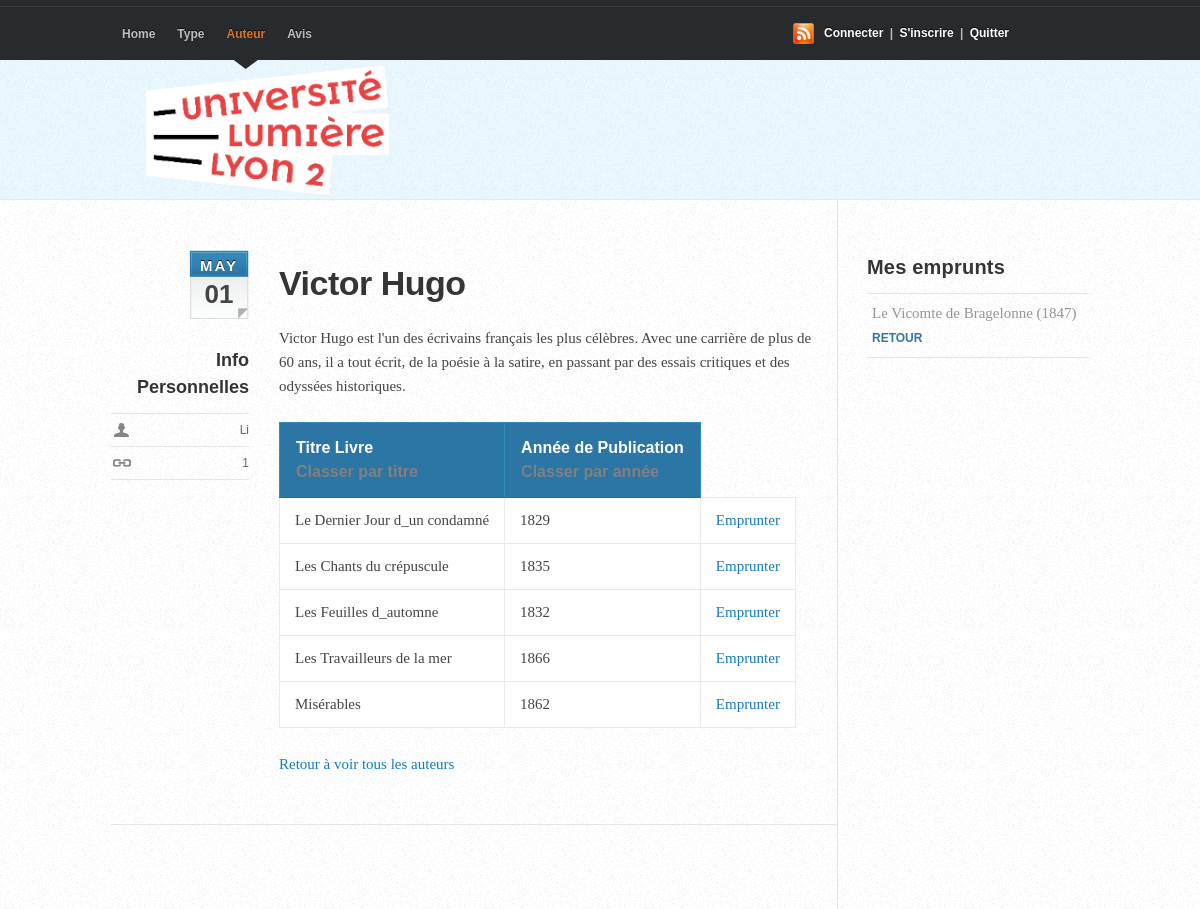
Screenshot of /pages/auteur2.php?IdAuteur=1 (signed in) with the database file from the repository.
### tables this page shows
CREATE TABLE `Auteur` (
  `IdAuteur` int(11) NOT NULL,
  `nomAuteur` varchar(20) NOT NULL,
  `prenomAuteur` varchar(20) NOT NULL,
  `introAuteur` longtext NOT NULL
);

CREATE TABLE `Livre` (
  `IdLivre` int(11) NOT NULL,
  `titreLivre` varchar(100) NOT NULL,
  `anneePubli` int(11) NOT NULL,
  `IdType` int(11) NOT NULL,
  `IdAuteur` int(11) NOT NULL
);

### pages/auteur2.php (the view, shortened to what this page needs)
<?php
    $IdEtu = $_SESSION['IdEtu'];
?>
<!DOCTYPE html>
 <html>
<head>
    <link rel="stylesheet" type="text/css" media="screen" href="CoolBlue11/css/coolblue.css" />
</head>
<body Id="top">
<div Id="header-wrap"><header>
 	<hgroup>
        <h1><a href="index.php">Bienvenue!</a></h1>
    </hgroup>
    <nav>
		<ul>
			<li><a href="index.php">Home</a><span></span></li>
			<li><a href="type1.php">Type</a><span></span></li>
			<li Id="current"><a href="auteur1.php">Auteur</a><span></span></li>
			<li><a href="avis1.php">Avis</a><span></span></li>
		</ul>
	</nav>
    <div class="subscribe">
	<a href="connexion1.php">Connecter</a> | <a href="inscrire1.php">S'inscrire</a> | <a href="deconnexion.php">Quitter</a>
    </div>
</header></div>
<div Id="content-wrap">
    <div Id="content" class="clearfix">
        <div Id="main">
      	    <article class="post">
      		    <div class="primary">
                  <?php
                  if (isset($_SESSION['IdEtu']) && isset($_SESSION['nomEtu'])) {
                        $conn = mysqli_connect("localhost", "root", "");
                        mysqli_select_db($conn, "forum_db_yufei_sandra");
                        if(isset($_GET['IdAuteur'])) {
                            $IdAuteur = $_GET['IdAuteur'];
                            $req = "SELECT * FROM Auteur WHERE IdAuteur = $IdAuteur;";
                            $res = mysqli_query($conn, $req);
                            while ($row = mysqli_fetch_array($res)) {
                                echo '<div class="author-info">';
                                echo '<p><h2>'. $row['nomAuteur'] . ' ' . $row['prenomAuteur'] .'</h2></p>';
                                echo '<p><h5>'. $row['introAuteur'] .'</h5></p>';
                                echo '</div>';
                            }
                        }
                    } else{
                        echo "Veuillez vous connecter avant de visualiser les informations sur l'auteur";
                    }
                    ?>
					 <?php
					$conn = mysqli_connect("localhost", "root", "");
					mysqli_select_db($conn, "forum_db_yufei_sandra");
                    if(isset($_GET['IdAuteur'])) {
                        $IdAuteur = $_GET['IdAuteur'];
                        $orderBy = "titreLivre";
                        $req = "SELECT IdAuteur,IdLivre, titreLivre, anneePubli FROM Livre WHERE IdAuteur = $IdAuteur ORDER BY $orderBy;";
                        $res = mysqli_query($conn, $req);
                        echo '<table>';
                        echo '<tr><th>Titre Livre<a href="auteur2.php?IdAuteur=' . $IdAuteur . '&sort=titre" style="color: gray;"></br>Classer par titre</a></th>
                                  <th>Année de Publication <a href="auteur2.php?IdAuteur=' . $IdAuteur . '&sort=annee" style="color: gray;"></br>Classer par année</a></th></tr>';
                        while ($row = mysqli_fetch_array($res)) {
                            echo '<tr>';
                            echo '<td>' . $row['titreLivre'] . '</td>';
                            echo '<td>' . $row['anneePubli'] . '</td>';
                            $reqCheck = 'SELECT * FROM Emprunter WHERE IdEtu = '.$_SESSION['IdEtu'].' AND IdLivre = ' . $row['IdLivre'] . ' AND retourne = false;';
                            $resCheck = mysqli_query($conn, $reqCheck);
                            $isBorrowed = mysqli_num_rows($resCheck);
                            if ($isBorrowed == 1 ) {
                                echo '<td><a href="retourner1.php?IdLivre=' . $row['IdLivre'] . '&titreLivre=' . $row['titreLivre'] . '&IdAuteur=' . $row['IdAuteur'] . '">Retour</a></td>';
                            }else if($isBorrowed == 0) {
                                echo '<td><a href="emprunter1.php?IdLivre=' . $row['IdLivre'] . '&titreLivre=' . $row['titreLivre'] . '&IdAuteur=' . $row['IdAuteur'] . '">Emprunter</a></td>';
                            }
                            echo '</tr>';
                        }
                        echo '</table>';
                    }
					?>
                    <a href="auteur1.php">Retour à voir tous les auteurs</a>
                </div>
                <aside>
            	    <p class="dateinfo"><?php echo date('M')?><span><?php echo date('d')?></span></p>
               	    <div class="post-meta">
                  	    <h4>Info Personnelles</h4>
                     	<ul>
						 <?php
							if (isset($_SESSION['IdEtu']) && isset($_SESSION['nomEtu'])) {
								echo '<li class="user"><a href="#">'.$_SESSION['nomEtu'].'</a></li>';
								echo'<li class="permalink"><a href="#">'.$_SESSION['IdEtu'].'</a></li>';
							} else{
								echo" Vous n'êtes pas connecté";
							}
                   		 ?>
                        </ul>
					</div>
                </aside>
		    </article>
        </div>
		<div Id="sidebar">
			<div class="sidemenu">
				<h3>Mes emprunts</h3>
				<ul>
                    <?php
                    if (isset($_SESSION['IdEtu'])&&isset($_SESSION['nomEtu'])){
						$conn = mysqli_connect("localhost", "root", "");
						mysqli_select_db($conn, "forum_db_yufei_sandra");
						$req = "SELECT Livre.titreLivre, Livre.anneePubli, Livre.IdLivre, Livre.IdAuteur
								FROM Livre
								INNER JOIN Emprunter ON Livre.IdLivre = Emprunter.IdLivre
								WHERE Emprunter.IdEtu = $IdEtu AND Emprunter.retourne = false;";
						$res = mysqli_query($conn, $req);
						if (mysqli_num_rows($res) > 0) {
							while ($row = mysqli_fetch_array($res)) {
								echo '<li>' . $row['titreLivre'] . ' (' . $row['anneePubli'] . ')';
                                echo '</br><a href="retourner1.php?IdLivre=' . $row['IdLivre'] . '&titreLivre=' . $row['titreLivre'] . '&IdAuteur=' . $row['IdAuteur'] . '">Retour</a></li>';
							}
						} else {
							echo "Vous n'avez pas emprunté de livres.";
						}
					} else {
						echo "Veuillez vous connecter pour voir vos emprunts.";
                    }
                    ?>
				</ul>
			</div>
		</div>
	</div>
</div>
</body>
</html>

### rows the page displays
auteur: nomAuteur "Victor", prenomAuteur "Hugo", introAuteur "Victor Hugo est l'un des écrivains français les plus célèbres. Avec une carrière de plus de 60 ans, il a tout écrit, de la poésie à la satire, en passant par des essais critiques et des odyssées historiques."
livre: titreLivre "Le Dernier Jour d_un condamné", anneePubli "1829"
livre: titreLivre "Les Chants du crépuscule", anneePubli "1835"
livre: titreLivre "Les Feuilles d_automne", anneePubli "1832"
livre: titreLivre "Les Travailleurs de la mer", anneePubli "1866"
livre: titreLivre "Misérables", anneePubli "1862"
livre: titreLivre "Le Vicomte de Bragelonne", anneePubli "1847"

### other values shown
$_SESSION['nomEtu'] "Li"
$_SESSION['IdEtu'] "1"
